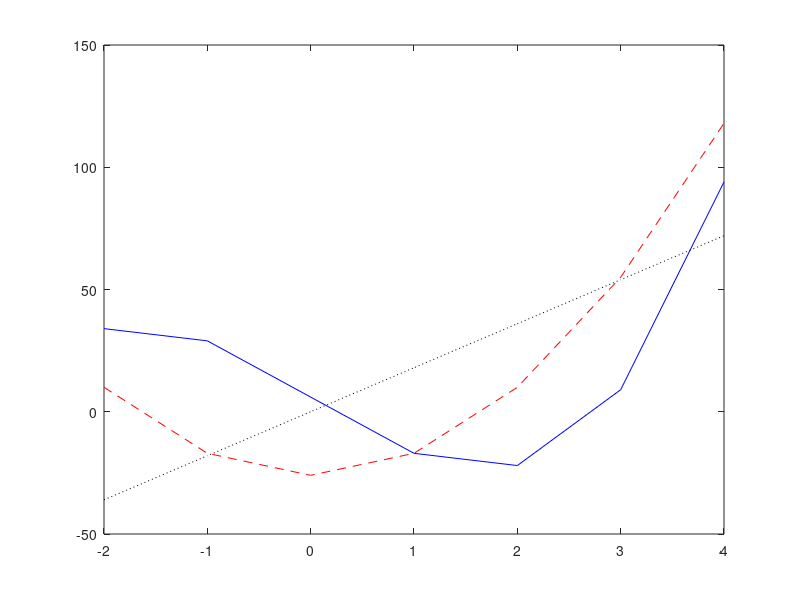

This figure's MATLAB source:
% how to add more than 1 line at once
x=[-2:1:4];
y=3*x.^3-26*x+6;
yd=9*x.^2-26;
ydd=18*x;
plot(x,y,'LineStyle','-','color','b')
line(x,yd,'LineStyle','--','color','r')
line(x,ydd,'linestyle',':','color','k')